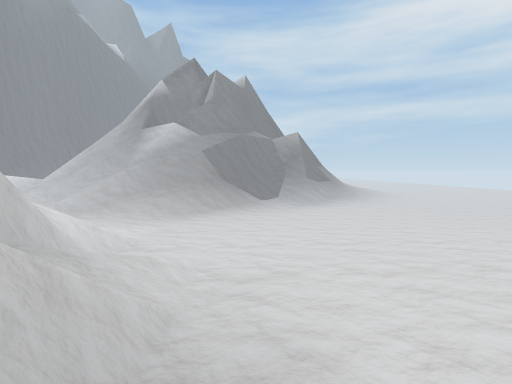
View 1 (above)

16 first-person views from a walk through a 3-D level made in the Unity game engine. The camera is 1.4 m above the floor, tilts 4° down and sees 85° across. The floor is counted in squares, 1 m on a side. Each view is taken from the middle of a square. On the plan, view 1 faces up. The plan holds only what a view shows up to about 14 squares ahead; the rest is blank. The place goes on beyond the plan.

View 2
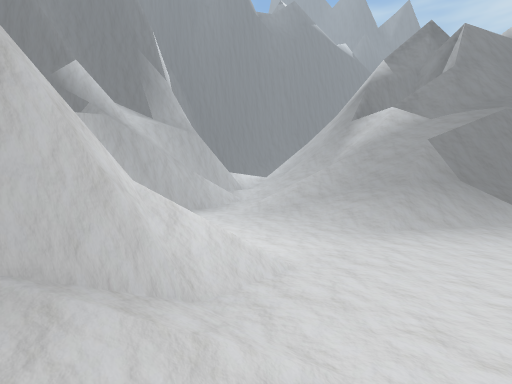

View 3
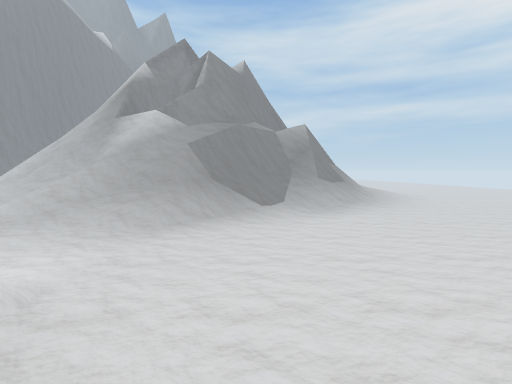

View 4
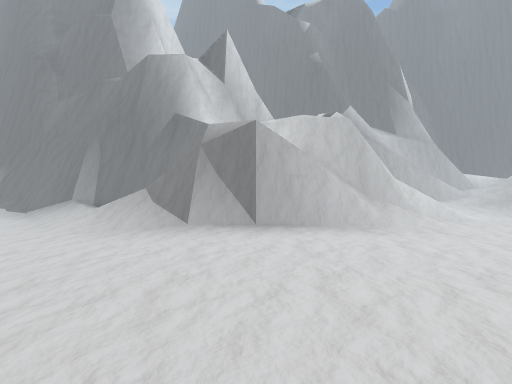

View 5
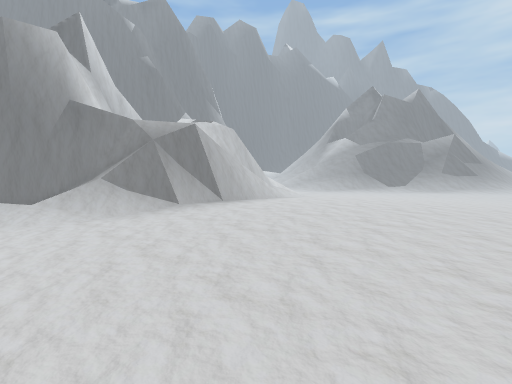

View 6
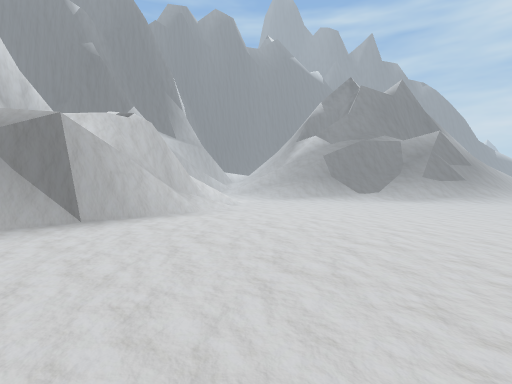

View 7
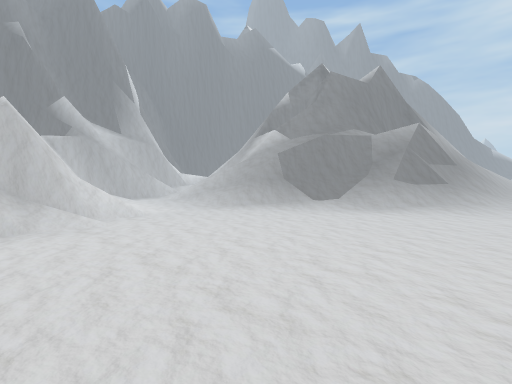

View 8
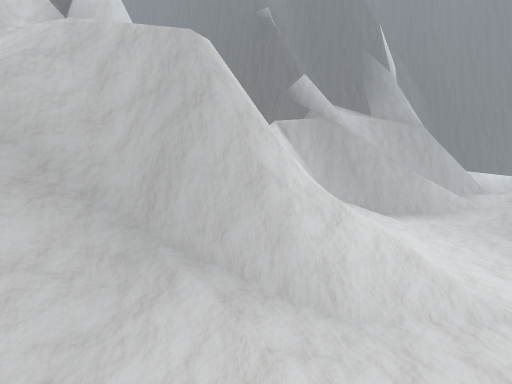

View 9
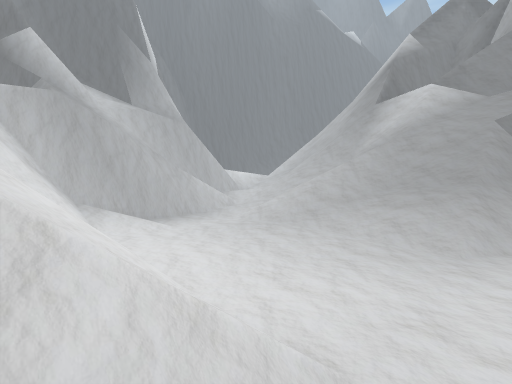

View 10
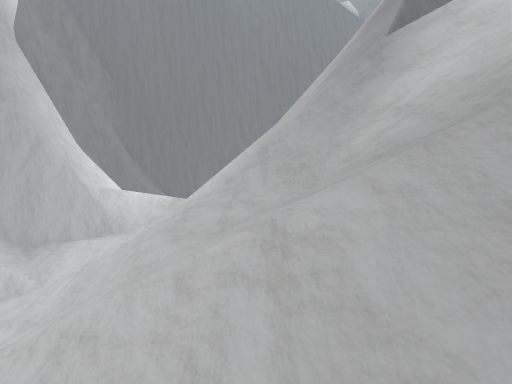

View 11
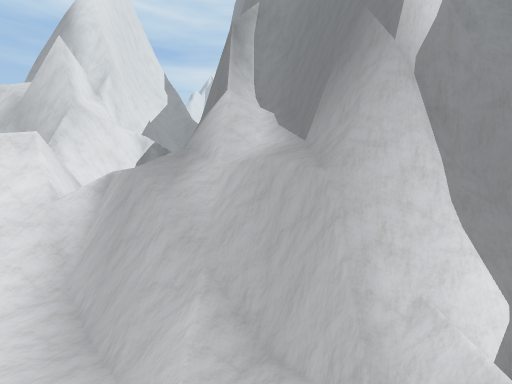

View 12
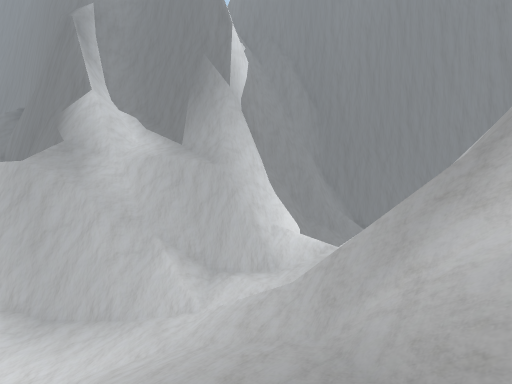

View 13
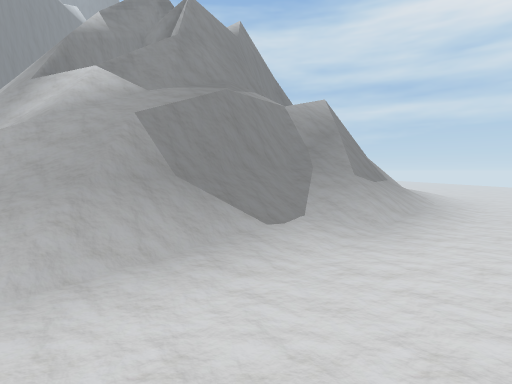

View 14
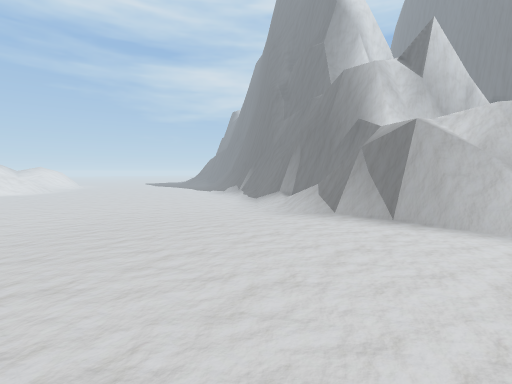

View 15
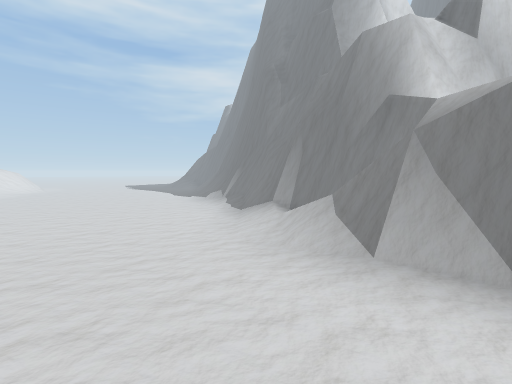

View 16
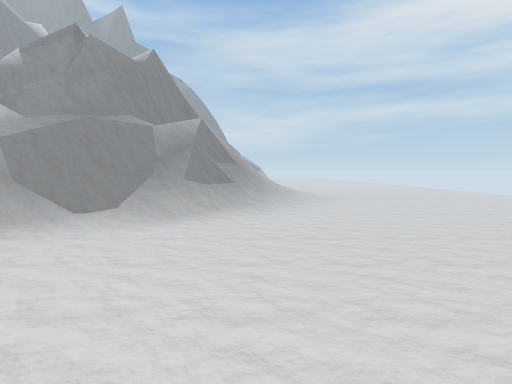

### Floor plan
Key: @ floor where view 1 was taken; # wall or solid block; . main floor; : floor 0.25 m higher than the main floor; + floor 3.75 m higher than the main floor; / step, stairs or slope; = window, fence, low wall or low ledge; v drop or lower ground.
Columns run from 19 left of view 1 to 8 right of it. Each row starts with its distance up from view 1.
 17 #//    //==######//v=/=///..
 16 ####=///////###///v=//////..
 15   ##///////====//v=////.....
 14    ####//////////=////......
 13      ##//////////////.......
 12       #////////////.........
 11       #//////////...........
 10       #=#...................
  9       ###...................
  8        ##//.................
  7         ###.................
  6         ##= /////.....:::::.
  5          #=======...::::::::
  4          #######=//:::::::::
  3                #=//:::::::::
  2                #===:::::::::
  1                #=#=:::::::::
  0                ###=@::::::::
 -1                 ##=:::::::::
 -2                +##=:::::::::
 -3               #==#=:::::::::
 -4              ##===/.::::::::
 -5              ##////..::::::.
 -6               #///..........
 -7               #///..........
 -8               #//...........

Where each view was taken, in squares from view 1:
view 1: 0 up, 0 right, facing up
view 2: 3 up, 0 right, facing up-left
view 3: 3 up, 0 right, facing up
view 4: 1 down, 7 right, facing left
view 5: 8 down, 8 right, facing up-left
view 6: 3 down, 8 right, facing up-left
view 7: 2 up, 8 right, facing up-left
view 8: 4 up, 0 right, facing left
view 9: 5 up, 2 left, facing up-left
view 10: 12 up, 5 left, facing up-left
view 11: 16 up, 9 left, facing down-left
view 12: 14 up, 4 left, facing left
view 13: 8 up, 0 right, facing up
view 14: 2 up, 8 right, facing down-left
view 15: 1 down, 4 right, facing down-left
view 16: 5 up, 6 right, facing up
